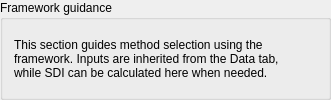
        <widget class="QGroupBox" name="groupFrameworkHeader">
         <property name="title">
          <string>Framework guidance</string>
         </property>
         <layout class="QHBoxLayout" name="horizontalLayout_frameworkHeader">
          <item>
           <widget class="QLabel" name="lblFrameworkIntro">
            <property name="text">
             <string>This section guides method selection using the framework. Inputs are inherited from the Data tab, while SDI can be calculated here when needed.</string>
            </property>
            <property name="wordWrap">
             <bool>true</bool>
            </property>
           </widget>
          </item>
          <item>
           <widget class="QToolButton" name="btnFrameworkHeaderInfo">
            <property name="toolTip">
             <string>Framework article information</string>
            </property>
            <property name="text">
             <string/>
            </property>
            <property name="icon">
             <iconset>
              <normaloff>info.png</normaloff>info.png</iconset>
            </property>
            <property name="iconSize">
             <size>
              <width>18</width>
              <height>18</height>
             </size>
            </property>
            <property name="toolButtonStyle">
             <enum>Qt::ToolButtonIconOnly</enum>
            </property>
            <property name="autoRaise">
             <bool>true</bool>
            </property>
           </widget>
          </item>
          <item>
           <widget class="QLabel" name="lblFrameworkInfoText">
            <property name="visible">
             <bool>false</bool>
            </property>
            <property name="maximumSize">
             <size>
              <width>0</width>
              <height>0</height>
             </size>
            </property>
            <property name="text">
             <string/>
            </property>
           </widget>
          </item>
         </layout>
        </widget>
